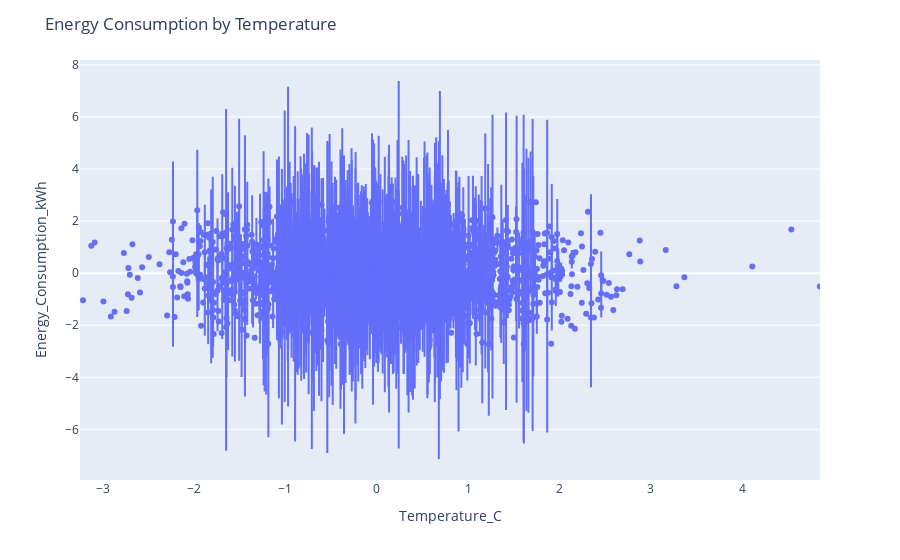

Notebook code cell kept with this figure:
### Markdown cell above
#### 5.Advanced Visualizations:
Advanced visualizations (such as violin plots or interactive scatter plots) provide deeper insights by visualizing complex relationships between multiple variables.

### Code cell
import plotly.express as px
# Violin plot for Energy Consumption across different weather conditions
fig = px.violin(df, y='Energy_Consumption_kWh', x='Temperature_C', box=True, points="all")
fig.update_layout(title="Energy Consumption by Temperature")
fig.show()

### Figure 1 — Plotly figure (JSON) as saved in the notebook; plotly's stock layout.template omitted (floating-point values rounded to 4 significant figures; data arrays with more than 128 entries replaced by an {"elided": "..."} marker saying what was removed)
{"data": [{"alignmentgroup": "True", "box": {"visible": true}, "hovertemplate": "Temperature_C=%{x}<br>Energy_Consumption_kWh=%{y}<extra></extra>", "legendgroup": "", "marker": {"color": "#636efa"}, "name": "", "offsetgroup": "", "orientation": "v", "points": "all", "scalegroup": "True", "showlegend": false, "type": "violin", "x": {"elided": "2500 float values"}, "x0": " ", "xaxis": "x", "y": {"elided": "2500 float values"}, "y0": " ", "yaxis": "y"}], "layout": {"legend": {"tracegroupgap": 0}, "margin": {"t": 60}, "title": {"text": "Energy Consumption by Temperature"}, "violinmode": "group", "xaxis": {"anchor": "y", "domain": [0, 1], "title": {"text": "Temperature_C"}}, "yaxis": {"anchor": "x", "domain": [0, 1], "title": {"text": "Energy_Consumption_kWh"}}}}
